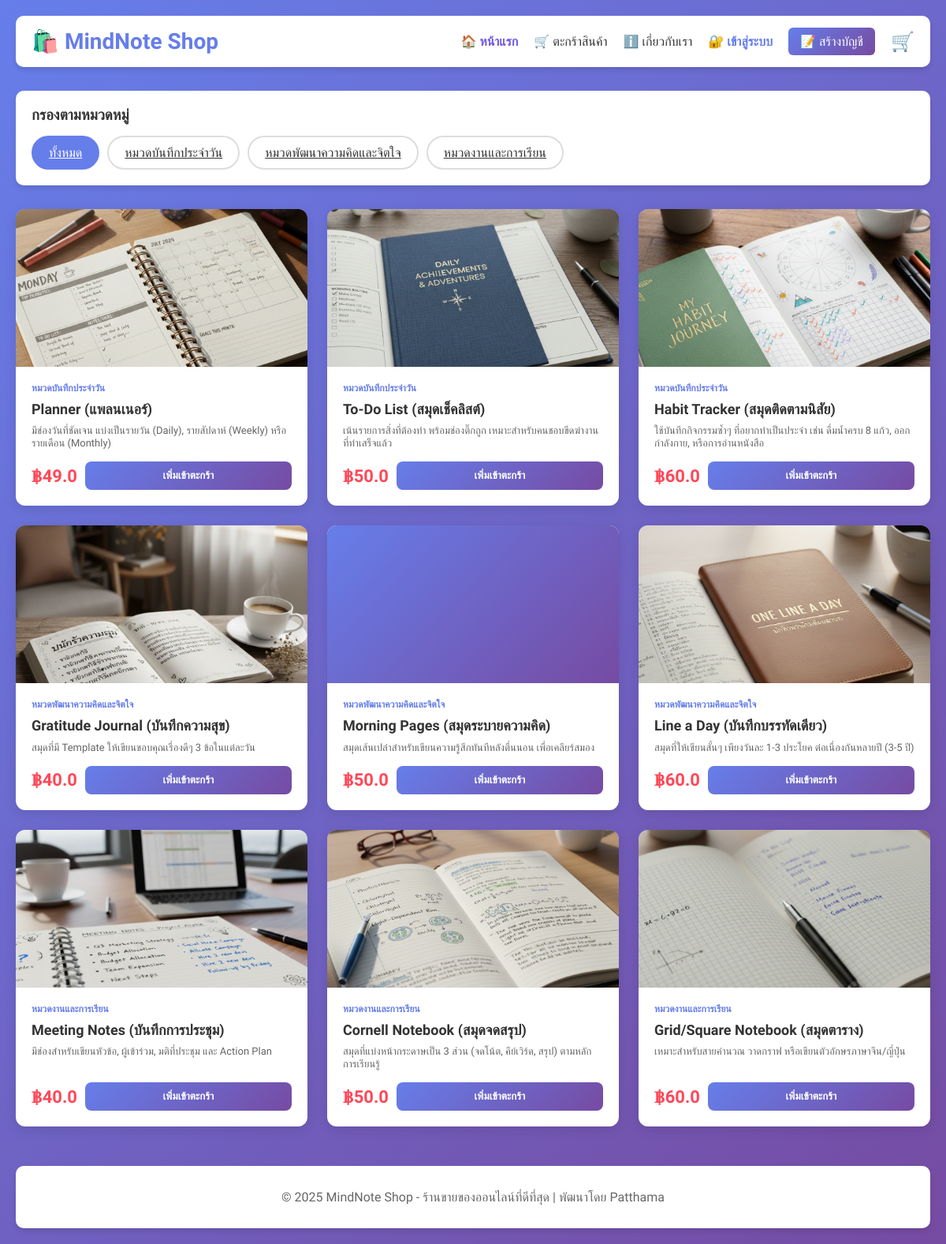
The page / on the database its author committed.
### tables this page shows
CREATE TABLE products (
        id INTEGER PRIMARY KEY AUTOINCREMENT,
        name TEXT NOT NULL,
        price REAL NOT NULL,
        category TEXT,
        description TEXT,
        image TEXT
    );

### app.py (the view)
@app.route("/")
def home():
    category = request.args.get('category', 'ทั้งหมด')
    if category == 'ทั้งหมด':
        filtered_products = db.get_all_products()
    else:
        filtered_products = db.get_products_by_category(category)
    categories = ['ทั้งหมด', 'หมวดบันทึกประจำวัน', 'หมวดพัฒนาความคิดและจิตใจ', 'หมวดงานและการเรียน']
    cart_count = len(session.get('cart', []))
    user_email = session.get('user_email')
    user_name = session.get('user_name')
    is_admin = session.get('is_admin', False)
    return render_template("home.html",
                         products=filtered_products,
                         categories=categories,
                         current_category=category,
                         cart_count=cart_count,
                         user_email=user_email,
                         user_name=user_name,
                         is_admin=is_admin)

### db.py (called while the page is built)
def get_conn():
    conn = sqlite3.connect(DB_PATH)
    conn.row_factory = sqlite3.Row
    return conn

def get_all_products():
    conn = get_conn()
    c = conn.cursor()
    c.execute('SELECT * FROM products ORDER BY id')
    rows = c.fetchall()
    conn.close()
    return [dict(r) for r in rows]

### templates/home.html (shortened to what this page needs)
<!DOCTYPE html>
<html lang="th">
<head>
</head>
<body>
    <header>
        <div class="header-content">
            <a href="/" class="logo">🛍️ MindNote Shop</a>
            <div class="nav-links">
                <a href="/"style="color: hwb(251 35% 13%); font-weight: bold;">🏠 หน้าแรก</a>
                <a href="/cart">🛒 ตะกร้าสินค้า</a>
                <a href="/about">ℹ️ เกี่ยวกับเรา</a>
                {% if user_email %}
                    <span style="color: #666; font-size: 14px;">👤 {{ user_name }}</span>
                    <a href="/logout" style="color: #ff4757; font-weight: 600;">🚪 ออกจากระบบ</a>
                {% else %}
                    <a href="/login" style="color: #667eea; font-weight: 600;">🔐 เข้าสู่ระบบ</a>
                    <a href="/register" style="background: linear-gradient(135deg, #667eea 0%, #764ba2 100%); color: white; padding: 8px 15px; border-radius: 6px;">📝 สร้างบัญชี</a>
                {% endif %}
                <a href="/cart" class="cart-icon">
                    🛒
                </a>
            </div>
        </div>
    </header>
    <div class="container">
        <div class="filters">
            <h3>กรองตามหมวดหมู่</h3>
            <div class="filter-buttons">
                {% for category in categories %}
                <a href="?category={{ category }}" class="filter-btn {% if category == current_category %}active{% endif %}">
                    {{ category }}
                </a>
                {% endfor %}
            </div>
        </div>
        <div class="products-grid">
            {% for product in products %}
            <div class="product-card">
                <a href="/product/{{ product.id }}" style="text-decoration:none;color:inherit">
                    <div class="product-image">
                        <img src="/static/uploads/{{ product.image }}" alt="{{ product.name }}"
                             onerror="if(!this.dataset.fallback){this.dataset.fallback=1;this.src='/static/images/{{ product.image }}';}else{this.style.display='none';}">
                    </div>
                </a>
                <div class="product-info">
                    <div class="product-category">{{ product.category }}</div>
                    <div class="product-name">{{ product.name }}</div>
                    <div class="product-description">{{ product.description }}</div>
                    <div class="product-footer">
                        <div class="product-price">฿{{ "{:,}".format(product.price) }}</div>
                        <button class="add-to-cart-btn" onclick="addToCart({{ product.id }}, '{{ product.name }}')">
                            เพิ่มเข้าตะกร้า
                        </button>
                    </div>
                </div>
            </div>
            {% endfor %}
        </div>
    </div>
    <footer>
        <p>&copy; 2025 MindNote Shop - ร้านขายของออนไลน์ที่ดีที่สุด | พัฒนาโดย Patthama</p>
    </footer>
</body>
</html>

### templates/home.html (style rules this page uses)
* { margin: 0; padding: 0; box-sizing: border-box; }
body { font-family: 'Prompt', 'Nunito', sans-serif; background: linear-gradient(135deg, #667eea 0%, #764ba2 100%); min-height: 100vh; padding: 20px; }
header { background: white; padding: 15px 0; box-shadow: 0 4px 6px rgba(0,0,0,0.1); margin-bottom: 30px; border-radius: 10px; }
.header-content { max-width: 1200px; margin: 0 auto; display: flex; justify-content: space-between; align-items: center; padding: 0 20px; flex-wrap: wrap; gap: 20px; }
.logo { font-size: 28px; font-weight: bold; color: #667eea; text-decoration: none; }
.nav-links { display: flex; gap: 20px; align-items: center; }
.nav-links a { text-decoration: none; color: #333; font-weight: 500; transition: color 0.3s; }
.cart-icon { position: relative; cursor: pointer; font-size: 24px; }
.container { max-width: 1200px; margin: 0 auto; }
.filters { background: white; padding: 20px; border-radius: 10px; margin-bottom: 30px; box-shadow: 0 4px 6px rgba(0,0,0,0.1); }
.filters h3 { margin-bottom: 15px; color: #333; }
.filter-buttons { display: flex; gap: 10px; flex-wrap: wrap; }
.filter-btn { padding: 10px 20px; border: 2px solid #ddd; background: white; border-radius: 25px; cursor: pointer; transition: all 0.3s; font-weight: 500; color: #333; }
.filter-btn.active { background: #667eea; color: white; border-color: #667eea; }
.products-grid { display: grid; grid-template-columns: repeat(auto-fill, minmax(280px, 1fr)); gap: 25px; margin-bottom: 40px; }
.product-card { background: white; border-radius: 12px; overflow: hidden; box-shadow: 0 4px 15px rgba(0,0,0,0.1); transition: transform 0.3s, box-shadow 0.3s; display: flex; flex-direction: column; }
.product-image { width: 100%; height: 200px; background: linear-gradient(135deg, #667eea 0%, #764ba2 100%); display: flex; align-items: center; justify-content: center; font-size: 48px; color: white; overflow: hidden; }
.product-image img { width: 100%; height: 100%; object-fit: cover; }
.product-info { padding: 20px; flex-grow: 1; display: flex; flex-direction: column; }
.product-category { color: #667eea; font-size: 12px; font-weight: bold; text-transform: uppercase; margin-bottom: 8px; }
.product-name { font-size: 18px; font-weight: bold; color: #333; margin-bottom: 8px; line-height: 1.3; }
.product-description { color: #666; font-size: 13px; margin-bottom: 15px; flex-grow: 1; }
.product-footer { display: flex; justify-content: space-between; align-items: center; gap: 10px; }
.product-price { font-size: 22px; font-weight: bold; color: #ff4757; }
.add-to-cart-btn { background: linear-gradient(135deg, #667eea 0%, #764ba2 100%); color: white; border: none; padding: 10px 15px; border-radius: 8px; cursor: pointer; font-weight: bold; transition: all 0.3s; flex-grow: 1; }
footer { background: white; padding: 30px; border-radius: 10px; text-align: center; color: #666; margin-top: 50px; box-shadow: 0 4px 6px rgba(0,0,0,0.1); }

### rows shown on the page
products: image (picture), category "หมวดบันทึกประจำวัน", name "Planner (แพลนเนอร์)", description "มีช่องวันที่ชัดเจน แบ่งเป็นรายวัน (Daily), รายสัปดาห์ (Weekly) หรือรายเดือน (Monthly)", price "49.0"
products: image (picture), category "หมวดบันทึกประจำวัน", name "To-Do List (สมุดเช็คลิสต์)", description "เน้นรายการสิ่งที่ต้องทำ พร้อมช่องติ๊กถูก เหมาะสำหรับคนชอบขีดฆ่างานที่ทำเสร็จแล้ว", price "50.0"
products: image (picture), category "หมวดบันทึกประจำวัน", name "Habit Tracker (สมุดติดตามนิสัย)", description "ใช้บันทึกกิจกรรมซ้ำๆ ที่อยากทำเป็นประจำ เช่น ดื่มน้ำครบ 8 แก้ว, ออกกำลังกาย, หรือการอ่านหนังสือ", price "60.0"
products: image (picture), category "หมวดพัฒนาความคิดและจิตใจ", name "Gratitude Journal (บันทึกความสุข)", description "สมุดที่มี Template ให้เขียนขอบคุณเรื่องดีๆ 3 ข้อในแต่ละวัน", price "40.0"
products: category "หมวดพัฒนาความคิดและจิตใจ", name "Morning Pages (สมุดระบายความคิด)", description "สมุดเส้นเปล่าสำหรับเขียนความรู้สึกทันทีหลังตื่นนอน เพื่อเคลียร์สมอง", price "50.0"
products: image (picture), category "หมวดพัฒนาความคิดและจิตใจ", name "Line a Day (บันทึกบรรทัดเดียว)", description "สมุดที่ให้เขียนสั้นๆ เพียงวันละ 1-3 ประโยค ต่อเนื่องกันหลายปี (3-5 ปี)", price "60.0"
products: image (picture), category "หมวดงานและการเรียน", name "Meeting Notes (บันทึกการประชุม)", description "มีช่องสำหรับเขียนหัวข้อ, ผู้เข้าร่วม, มติที่ประชุม และ Action Plan", price "40.0"
products: image (picture), category "หมวดงานและการเรียน", name "Cornell Notebook (สมุดจดสรุป)", description "สมุดที่แบ่งหน้ากระดาษเป็น 3 ส่วน (จดโน้ต, คีย์เวิร์ด, สรุป) ตามหลักการเรียนรู้", price "50.0"
products: image (picture), category "หมวดงานและการเรียน", name "Grid/Square Notebook (สมุดตาราง)", description "เหมาะสำหรับสายคำนวณ วาดกราฟ หรือเขียนตัวอักษรภาษาจีน/ญี่ปุ่น", price "60.0"

### other values the page prints
{{ category }} "ทั้งหมด" "หมวดบันทึกประจำวัน" "หมวดพัฒนาความคิดและจิตใจ" "หมวดงานและการเรียน"
